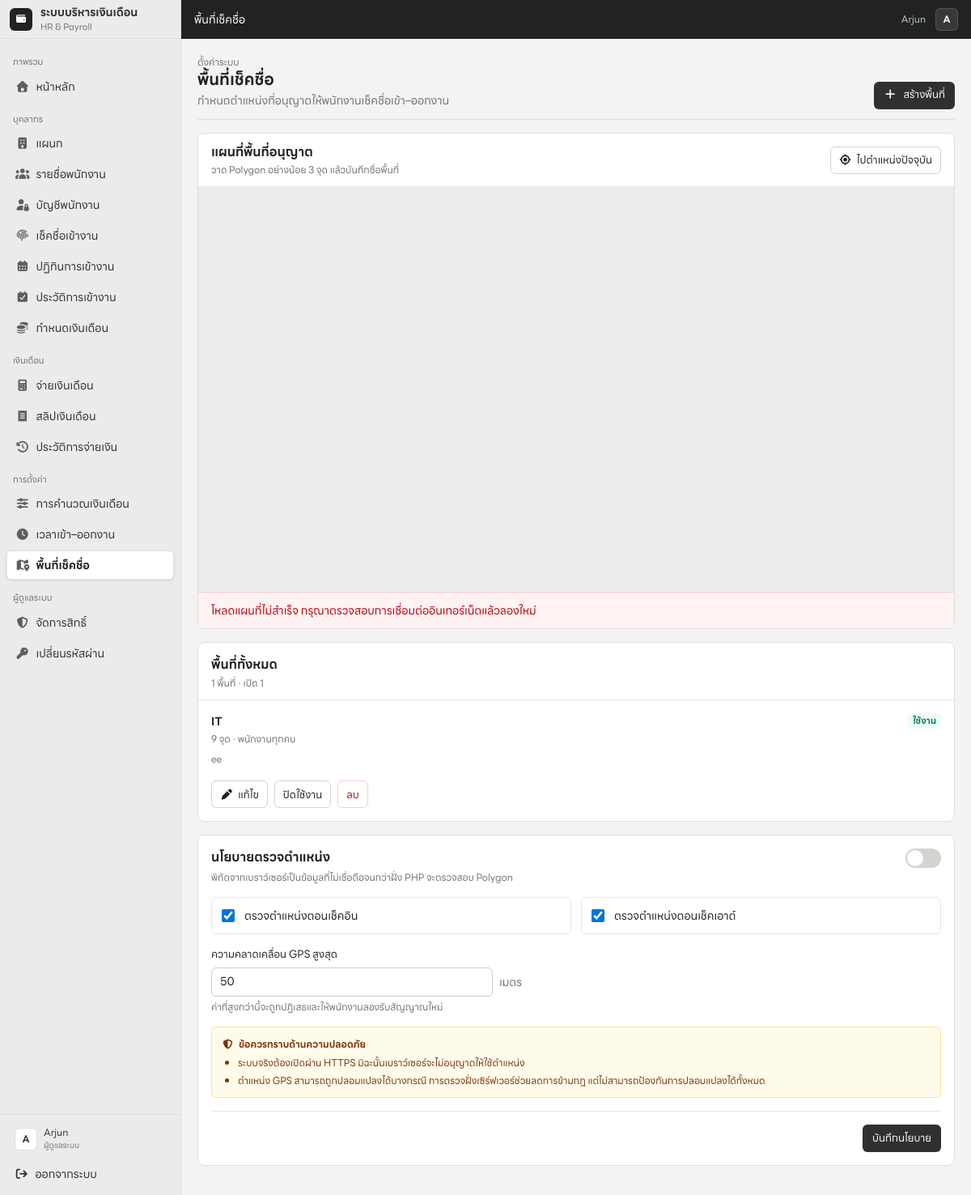
The page /settings/attendance/location (signed in) on the database its author committed.
### tables this page shows
CREATE TABLE IF NOT EXISTS `attendance_geofences` (
  `id` bigint(20) unsigned NOT NULL AUTO_INCREMENT,
  `name` varchar(160) NOT NULL,
  `description` varchar(500) DEFAULT NULL,
  `polygon_json` longtext NOT NULL CHECK (json_valid(`polygon_json`)),
  `is_active` tinyint(1) NOT NULL DEFAULT 1,
  `scope_type` varchar(20) NOT NULL DEFAULT 'all',
  `department_id` int(11) DEFAULT NULL,
  `priority` int(11) NOT NULL DEFAULT 0,
  `created_by` varchar(45) DEFAULT NULL,
  `created_at` timestamp NOT NULL DEFAULT current_timestamp(),
  `updated_at` timestamp NOT NULL DEFAULT current_timestamp() ON UPDATE current_timestamp(),
  PRIMARY KEY (`id`),
  KEY `idx_attendance_geofences_active` (`is_active`,`priority`),
  KEY `idx_attendance_geofences_department` (`department_id`),
  CONSTRAINT `fk_attendance_geofences_department` FOREIGN KEY (`department_id`) REFERENCES `department` (`Depart_id`) ON DELETE SET NULL ON UPDATE CASCADE
);

CREATE TABLE IF NOT EXISTS `attendance_location_settings` (
  `id` tinyint(3) unsigned NOT NULL,
  `enforce_geofence` tinyint(1) NOT NULL DEFAULT 0,
  `require_check_in` tinyint(1) NOT NULL DEFAULT 1,
  `require_check_out` tinyint(1) NOT NULL DEFAULT 1,
  `max_accuracy_meters` decimal(8,2) NOT NULL DEFAULT 50.00,
  `default_latitude` decimal(10,7) DEFAULT NULL,
  `default_longitude` decimal(10,7) DEFAULT NULL,
  `updated_by` varchar(45) DEFAULT NULL,
  `created_at` timestamp NOT NULL DEFAULT current_timestamp(),
  `updated_at` timestamp NOT NULL DEFAULT current_timestamp() ON UPDATE current_timestamp(),
  PRIMARY KEY (`id`)
);

### lib/geofence.php (called while the page is built, shortened)
<?php
function geofenceGetSettings(mysqli $connection): array
{
    $result = mysqli_query($connection, 'SELECT * FROM attendance_location_settings WHERE id=1 LIMIT 1');
    $settings = $result ? mysqli_fetch_assoc($result) : null;
    return $settings ?: [
        'id'=>1, 'enforce_geofence'=>0, 'require_check_in'=>1, 'require_check_out'=>1,
        'max_accuracy_meters'=>50, 'default_latitude'=>null, 'default_longitude'=>null,
        'updated_by'=>null, 'updated_at'=>null,
    ];
}
function geofenceDecodePolygon(string $json): array
{
    try {
        $decoded = json_decode($json, true, 512, JSON_THROW_ON_ERROR);
    } catch (JsonException) {
        throw new InvalidArgumentException('ข้อมูล Polygon ไม่ถูกต้อง');
    }
    $points = [];
    $distinct = [];
    foreach ($decoded as $point) {
        $lat = (float) $point['lat'];
        $lng = (float) $point['lng'];
        $points[] = ['lat'=>$lat, 'lng'=>$lng];
        $distinct[sprintf('%.7F,%.7F', $lat, $lng)] = true;
    }
    return $points;
}

### pages/attendance_location_settings.php (the view, shortened to what this page needs)
<?php
require_once __DIR__ . '/../lib/attendance.php';
$locationSettings = geofenceGetSettings($connection);
$geofences = [];
$geofenceResult = mysqli_query($connection, "SELECT g.*,d.Depart_name,
    (SELECT COUNT(*) FROM attendance a WHERE a.check_in_geofence_id=g.id OR a.check_out_geofence_id=g.id) AS usage_count
    FROM attendance_geofences g LEFT JOIN department d ON d.Depart_id=g.department_id
    ORDER BY g.is_active DESC,g.priority DESC,g.name,g.id");
if ($geofenceResult) while ($row = mysqli_fetch_assoc($geofenceResult)) {
    try { $row['points'] = geofenceDecodePolygon((string) $row['polygon_json']); }
    catch (Throwable) { $row['points'] = []; }
    $geofences[] = $row;
}
$activeCount = count(array_filter($geofences, static fn(array $row): bool => (int)$row['is_active'] === 1 && count($row['points']) >= 3));
$escape = static fn(mixed $value): string => htmlspecialchars((string)$value, ENT_QUOTES, 'UTF-8');
?>
<div class="w-full space-y-4" data-geofence-settings-page>
    <header class="flex flex-col gap-3 border-b border-[#dedede] pb-3 sm:flex-row sm:items-end sm:justify-between"><div><p class="text-xs font-medium text-[#6d7175]">ตั้งค่าระบบ</p><h1 class="text-lg font-semibold">พื้นที่เช็คชื่อ</h1><p class="mt-0.5 text-sm text-[#6d7175]">กำหนดตำแหน่งที่อนุญาตให้พนักงานเช็คชื่อเข้า–ออกงาน</p></div><button type="button" data-geofence-add class="min-h-9 rounded-md bg-[#303030] px-3 text-sm font-medium text-white"><i class="fa-solid fa-plus mr-2"></i>สร้างพื้นที่</button></header>
    <section class="grid grid-cols-1 gap-4 xl:grid-cols-[minmax(0,1fr)_340px]">
        <div class="min-w-0 overflow-hidden rounded-lg border border-[#dedede] bg-white">
            <div class="flex flex-wrap items-center justify-between gap-2 border-b border-[#e6e6e6] px-4 py-3"><div><h2 class="text-sm font-bold">แผนที่พื้นที่อนุญาต</h2><p class="mt-0.5 text-xs text-[#6d7175]">วาด Polygon อย่างน้อย 3 จุด แล้วบันทึกชื่อพื้นที่</p></div><button type="button" data-geofence-current-location class="min-h-8 rounded-md border border-[#d5d3d0] bg-white px-2.5 text-xs font-medium hover:bg-[#f6f5f4]"><i class="fa-solid fa-location-crosshairs mr-1.5"></i>ไปตำแหน่งปัจจุบัน</button></div>
            <div id="attendanceGeofenceMap" class="h-[400px] w-full overflow-hidden bg-[#ececec] sm:h-[500px]" aria-label="แผนที่พื้นที่เช็คชื่อ"></div>
            <div data-geofence-map-error class="hidden border-t border-red-200 bg-red-50 px-4 py-3 text-sm text-red-700"></div>
        </div>
        <aside class="min-w-0 overflow-hidden rounded-lg border border-[#dedede] bg-white xl:max-h-[558px]" aria-labelledby="geofenceListTitle"><header class="flex items-center justify-between border-b border-[#e6e6e6] p-4"><div><h2 id="geofenceListTitle" class="text-sm font-bold">พื้นที่ทั้งหมด</h2><p class="mt-0.5 text-xs text-[#6d7175]"><?= count($geofences) ?> พื้นที่ · เปิด <?= $activeCount ?></p></div></header><?php if ($geofences): ?><div class="divide-y divide-[#e6e6e6] xl:max-h-[500px] xl:overflow-y-auto"><?php foreach ($geofences as $geofence): ?><article class="p-4" data-geofence-list-item="<?= (int)$geofence['id'] ?>"><button type="button" data-geofence-focus="<?= (int)$geofence['id'] ?>" class="w-full text-left"><div class="flex items-start justify-between gap-2"><div class="min-w-0"><p class="truncate text-sm font-bold"><?= $escape($geofence['name']) ?></p><p class="mt-0.5 text-xs text-[#6d7175]"><?= count($geofence['points']) ?> จุด · <?= $geofence['scope_type']==='department' ? $escape($geofence['Depart_name'] ?: 'ไม่พบแผนก') : 'พนักงานทุกคน' ?></p></div><span class="shrink-0 rounded-full px-2 py-0.5 text-xs font-semibold <?= (int)$geofence['is_active']===1?'bg-emerald-50 text-emerald-700':'bg-[#f2f2f2] text-[#6d7175]' ?>"><?= (int)$geofence['is_active']===1?'ใช้งาน':'ปิดใช้งาน' ?></span></div><?php if($geofence['description']): ?><p class="mt-2 line-clamp-2 text-xs text-[#6d7175]"><?= $escape($geofence['description']) ?></p><?php endif; ?></button><div class="mt-3 flex flex-wrap gap-2"><button type="button" data-geofence-edit="<?= (int)$geofence['id'] ?>" class="min-h-8 rounded-md border border-[#d5d3d0] px-2.5 text-xs font-medium"><i class="fa-solid fa-pen mr-1.5"></i>แก้ไข</button><form method="post" action="/settings/attendance/location"><input type="hidden" name="csrf_token" value="<?= $escape(attendanceCsrfToken()) ?>"><input type="hidden" name="settings_action" value="toggle_geofence"><input type="hidden" name="geofence_id" value="<?= (int)$geofence['id'] ?>"><button type="submit" class="min-h-8 rounded-md border border-[#d5d3d0] px-2.5 text-xs font-medium"><?= (int)$geofence['is_active']===1?'ปิด':'เปิด' ?>ใช้งาน</button></form><button type="button" data-geofence-delete="<?= (int)$geofence['id'] ?>" data-geofence-name="<?= $escape($geofence['name']) ?>" class="min-h-8 rounded-md border border-red-200 px-2.5 text-xs font-medium text-red-700">ลบ</button></div><?php if((int)$geofence['usage_count']>0): ?><p class="mt-2 text-[11px] text-[#8a8580]"><i class="fa-solid fa-clock-rotate-left mr-1"></i>มีหลักฐาน <?= (int)$geofence['usage_count'] ?> รายการ จะปิดใช้งานแทนเมื่อลบ</p><?php endif; ?></article><?php endforeach; ?></div><?php endif; ?></aside>
    </section>
    <form method="post" action="/settings/attendance/location" class="rounded-lg border border-[#dedede] bg-white p-4 sm:p-5"><input type="hidden" name="csrf_token" value="<?= $escape(attendanceCsrfToken()) ?>"><input type="hidden" name="settings_action" value="save_policy"><div class="flex items-start justify-between gap-4"><div><h2 class="text-sm font-bold">นโยบายตรวจตำแหน่ง</h2><p class="mt-1 text-xs text-[#6d7175]">พิกัดจากเบราว์เซอร์เป็นข้อมูลที่ไม่เชื่อถือจนกว่าฝั่ง PHP จะตรวจสอบ Polygon</p></div><label class="relative inline-flex cursor-pointer items-center"><input type="checkbox" name="enforce_geofence" value="1" class="peer sr-only" <?= (int)$locationSettings['enforce_geofence']===1?'checked':'' ?>><span class="h-6 w-11 rounded-full bg-[#d5d3d0] peer-checked:bg-[#0075de] after:absolute after:left-0.5 after:top-0.5 after:h-5 after:w-5 after:rounded-full after:bg-white after:transition peer-checked:after:translate-x-5"></span><span class="sr-only">บังคับตรวจสอบตำแหน่ง</span></label></div><div class="mt-4 grid grid-cols-1 gap-3 sm:grid-cols-2"><label class="flex cursor-pointer items-center gap-3 rounded-md border border-[#e6e6e6] p-3"><input type="checkbox" name="require_check_in" value="1" class="h-4 w-4 accent-[#0075de]" <?= (int)$locationSettings['require_check_in']===1?'checked':'' ?>><span class="text-sm font-medium">ตรวจตำแหน่งตอนเช็คอิน</span></label><label class="flex cursor-pointer items-center gap-3 rounded-md border border-[#e6e6e6] p-3"><input type="checkbox" name="require_check_out" value="1" class="h-4 w-4 accent-[#0075de]" <?= (int)$locationSettings['require_check_out']===1?'checked':'' ?>><span class="text-sm font-medium">ตรวจตำแหน่งตอนเช็คเอาต์</span></label></div><div class="mt-4 max-w-sm"><label for="maxGpsAccuracy" class="mb-1.5 block text-sm font-medium">ความคลาดเคลื่อน GPS สูงสุด</label><div class="flex items-center gap-2"><input id="maxGpsAccuracy" type="number" name="max_accuracy_meters" min="5" max="1000" step="1" required value="<?= $escape((float)$locationSettings['max_accuracy_meters']) ?>" class="w-full border border-[#dedede]"><span class="text-sm text-[#6d7175]">เมตร</span></div><p class="mt-1 text-xs text-[#6d7175]">ค่าที่สูงกว่านี้จะถูกปฏิเสธและให้พนักงานลองรับสัญญาณใหม่</p></div><div class="mt-4 rounded-md border border-amber-200 bg-amber-50 p-3 text-xs text-amber-900"><p class="font-semibold"><i class="fa-solid fa-shield-halved mr-1.5"></i>ข้อควรทราบด้านความปลอดภัย</p><ul class="mt-1.5 list-disc space-y-1 pl-5"><li>ระบบจริงต้องเปิดผ่าน HTTPS มิฉะนั้นเบราว์เซอร์จะไม่อนุญาตให้ใช้ตำแหน่ง</li><li>ตำแหน่ง GPS สามารถถูกปลอมแปลงได้บางกรณี การตรวจฝั่งเซิร์ฟเวอร์ช่วยลดการข้ามกฎ แต่ไม่สามารถป้องกันการปลอมแปลงได้ทั้งหมด</li></ul></div><div class="mt-4 flex justify-end border-t border-[#e6e6e6] pt-4"><button type="submit" class="min-h-9 rounded-md bg-[#303030] px-3 text-sm font-medium text-white">บันทึกนโยบาย</button></div></form>
</div>

### index.php (shortened to what this page needs)
<?php
$routes = [
    '/'                     => __DIR__ . '/pages/home.php',
    '/login'                => __DIR__ . '/pages/login.php',
    '/logout'               => __DIR__ . '/pages/logout.php',
    '/department'           => __DIR__ . '/pages/department.php',
    '/department/add'       => __DIR__ . '/pages/department_add.php',
    '/department/delete'    => __DIR__ . '/pages/department_delete.php',
    '/employee'             => __DIR__ . '/pages/employee.php',
    '/employee/add'         => __DIR__ . '/pages/employee_add.php',
    '/employee/update'      => __DIR__ . '/pages/employee_update.php',
    '/employee/delete'      => __DIR__ . '/pages/employee_delete.php',
    '/employee/setsalary'   => __DIR__ . '/pages/employee_setsalary.php',
    '/employee/payment'     => __DIR__ . '/pages/employee_payment.php',
    '/employee/payslip'     => __DIR__ . '/pages/employee_payslip.php',
    '/employee/payhistory'  => __DIR__ . '/pages/employee_payhistory.php',
    '/employee/accounts'    => __DIR__ . '/pages/employee_accounts.php',
    '/attendance'           => __DIR__ . '/pages/attendance.php',
    '/attendance/calendar'  => __DIR__ . '/pages/attendance_calendar.php',
    '/attendance/history'   => __DIR__ . '/pages/attendance_history.php',
    '/settings/payroll'     => __DIR__ . '/pages/payroll_settings.php',
    '/settings/attendance'  => __DIR__ . '/pages/attendance_settings.php',
    '/settings/attendance/location' => __DIR__ . '/pages/attendance_location_settings.php',
    '/admin/accounts'       => __DIR__ . '/pages/admin_accounts.php',
    '/admin/accounts/delete'=> __DIR__ . '/pages/admin_accounts_delete.php',
    '/admin/password'       => __DIR__ . '/pages/admin_password.php',
    '/me'                   => __DIR__ . '/pages/me.php',
    '/me/attendance'        => __DIR__ . '/pages/me_attendance.php',
    '/me/payhistory'        => __DIR__ . '/pages/me_payhistory.php',
    '/me/password'          => __DIR__ . '/pages/me_password.php',
];
$path = parse_url($_SERVER['REQUEST_URI'], PHP_URL_PATH);
$path = rtrim($path, '/');
foreach ($routes as $route => $file) {
    if ($path === $route) {
        require $file;
        require __DIR__ . '/layouts/app.php';
        exit;
    }
}
require __DIR__ . '/layouts/app.php';

### layouts/app.php (style rules this page uses)
body { font-family: 'LINESeedSansTH', ui-sans-serif, system-ui, -apple-system, BlinkMacSystemFont, 'Segoe UI', Roboto, 'Helvetica Neue', Arial, sans-serif !important; }
main form input:not([type="radio"]):not([type="checkbox"]):not([type="hidden"]), main form select, main form textarea { max-width: 100%; min-height: 44px; padding: 8px 12px; border-radius: 7px; font-family: inherit; }
main form button[type="submit"] { min-height: 44px; }

### rows shown on the page
attendance_geofences: is_active "1", name "IT", count($geofence['points']) "9", scope_type "พนักงานทุกคน", shows "ใช้งาน", description "ee", shows "ปิด"
attendance_location_settings: require_check_in "☑", require_check_out "☑", max_accuracy_meters "50"

### other values the page prints
$currentSection "ภาพรวม"
$item['label'] "หน้าหลัก"
$currentSection "บุคลากร"
$item['label'] "แผนก"
$item['label'] "รายชื่อพนักงาน"
$item['label'] "บัญชีพนักงาน"
$item['label'] "เช็คชื่อเข้างาน"
$item['label'] "ปฏิทินการเข้างาน"
$item['label'] "ประวัติการเข้างาน"
$item['label'] "กำหนดเงินเดือน"
$currentSection "เงินเดือน"
$item['label'] "จ่ายเงินเดือน"
$item['label'] "สลิปเงินเดือน"
$item['label'] "ประวัติการจ่ายเงิน"
$currentSection "การตั้งค่า"
